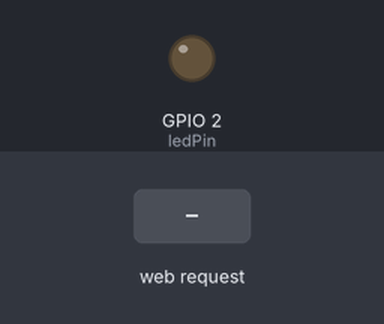
Bench run of a sketch on a simulated ESP32. On the bench: output pins drawn as LEDs (lit = HIGH). Inputs (shaded band) come from the test bench. WiFi joins after 1.5 s; servers stay silent unless stated; what the sketch prints to the serial monitor is not drawn.

Above: at 2.7 s.
2.8 s: HTTP request GET /on received
At 3.1 s:
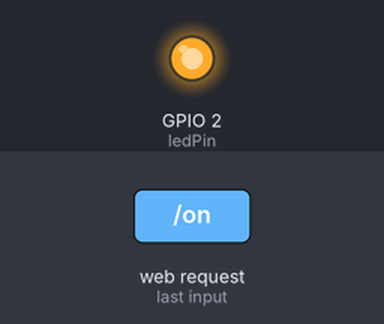
4.3 s: HTTP request GET /off received
At 5.5 s:
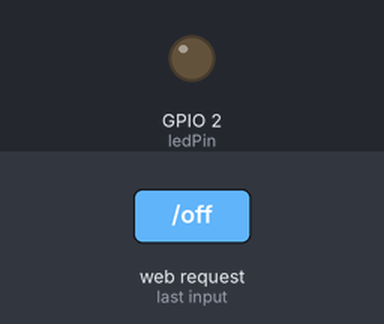
Timing chart, 0 to 7.3 s (numbered marks = the images above; inputs shaded):
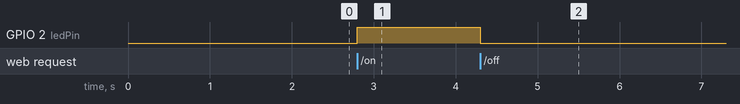

The sketch:

wifi.ino
```cpp
#include <WiFi.h>
#include <WebServer.h>

// Replace with your WiFi credentials
const char* ssid = "Mehedi";
const char* password = "Mehedi26696";

// Create a web server on port 80
WebServer server(80);

const int ledPin = 2;  // On-board LED (GPIO 2)

bool ledState = false; // Track LED state

String getHTML() {
  String stateText = ledState ? "ON" : "OFF";

  String html = R"rawliteral(
    <!DOCTYPE html>
    <html lang="en">
    <head>
      <meta charset="UTF-8">
      <meta name="viewport" content="width=device-width, initial-scale=1.0">
      <title>ESP32 LED Control</title>
      <style>
        body {
          font-family: Arial, sans-serif;
          text-align: center;
          background: linear-gradient(135deg, #74ebd5, #9face6);
          height: 100vh;
          margin: 0;
          display: flex;
          justify-content: center;
          align-items: center;
        }
        .card {
          background: white;
          padding: 30px;
          border-radius: 20px;
          box-shadow: 0 4px 20px rgba(0,0,0,0.2);
          max-width: 300px;
          width: 90%;
        }
        h1 {
          color: #333;
          font-size: 24px;
          margin-bottom: 20px;
        }
        p {
          font-size: 18px;
          margin: 10px 0;
        }
        .state {
          font-weight: bold;
          color: #007BFF;
        }
        .btn {
          display: inline-block;
          margin: 10px;
          padding: 12px 25px;
          font-size: 16px;
          font-weight: bold;
          text-decoration: none;
          border-radius: 10px;
          transition: 0.3s;
        }
        .on {
          background: #28a745;
          color: white;
        }
        .on:hover {
          background: #218838;
        }
        .off {
          background: #dc3545;
          color: white;
        }
        .off:hover {
          background: #c82333;
        }
      </style>
    </head>
    <body>
      <div class="card">
        <h1>ESP32 LED Control</h1>
        <p>LED is currently: <span class="state">)rawliteral" + stateText + R"rawliteral(</span></p>
        <a href="/on" class="btn on">Turn ON</a>
        <a href="/off" class="btn off">Turn OFF</a>
      </div>
    </body>
    </html>
  )rawliteral";

  return html;
}

void handleRoot() {
  server.send(200, "text/html", getHTML());
}

void handleLEDOn() {
  digitalWrite(ledPin, HIGH);
  ledState = true;
  server.send(200, "text/html", getHTML());
}

void handleLEDOff() {
  digitalWrite(ledPin, LOW);
  ledState = false;
  server.send(200, "text/html", getHTML());
}

void setup() {
  Serial.begin(115200);
  pinMode(ledPin, OUTPUT);
  digitalWrite(ledPin, LOW);

  // Connect to WiFi
  WiFi.begin(ssid, password);
  Serial.print("Connecting to WiFi");
  while (WiFi.status() != WL_CONNECTED) {
    delay(500);
    Serial.print(".");
  }
  Serial.println("\n✅ Connected to WiFi");
  Serial.print("📡 ESP32 IP Address: ");
  Serial.println(WiFi.localIP());

  // Define routes
  server.on("/", handleRoot);
  server.on("/on", handleLEDOn);
  server.on("/off", handleLEDOff);

  // Start the server
  server.begin();
  Serial.println("🌍 HTTP server started");
}

void loop() {
  server.handleClient();
}
```

Measured:
- after the input at 2.8 s, GPIO 2 (ledPin): LOW → HIGH at once
- after the input at 4.3 s, GPIO 2 (ledPin): HIGH → LOW at once
